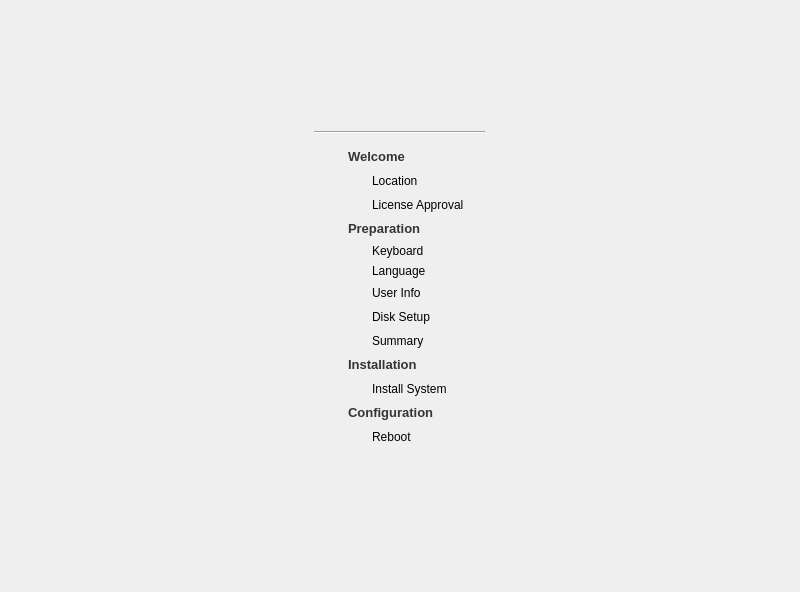
<?xml version="1.0" encoding="UTF-8"?>
<ui version="4.0">
 <class>Base</class>
 <widget class="QWidget" name="Base">
  <property name="geometry">
   <rect>
    <x>0</x>
    <y>0</y>
    <width>800</width>
    <height>592</height>
   </rect>
  </property>
  <property name="maximumSize">
   <size>
    <width>16777215</width>
    <height>16777215</height>
   </size>
  </property>
  <property name="windowTitle">
   <string>Installer</string>
  </property>
  <property name="styleSheet">
   <string notr="true"/>
  </property>
  <layout class="QHBoxLayout" name="horizontalLayout">
   <item>
    <widget class="QFrame" name="leftSidebar">
     <property name="sizePolicy">
      <sizepolicy hsizetype="Maximum" vsizetype="Preferred">
       <horstretch>200</horstretch>
       <verstretch>0</verstretch>
      </sizepolicy>
     </property>
     <property name="minimumSize">
      <size>
       <width>190</width>
       <height>0</height>
      </size>
     </property>
     <property name="styleSheet">
      <string notr="true"/>
     </property>
     <property name="frameShape">
      <enum>QFrame::NoFrame</enum>
     </property>
     <property name="frameShadow">
      <enum>QFrame::Plain</enum>
     </property>
     <property name="lineWidth">
      <number>0</number>
     </property>
     <layout class="QVBoxLayout" name="verticalLayout_2">
      <property name="rightMargin">
       <number>10</number>
      </property>
      <property name="bottomMargin">
       <number>0</number>
      </property>
      <item>
       <layout class="QHBoxLayout" name="horizontalLayout_3">
        <property name="topMargin">
         <number>15</number>
        </property>
        <property name="rightMargin">
         <number>0</number>
        </property>
        <property name="bottomMargin">
         <number>10</number>
        </property>
        <item>
         <spacer name="horizontalSpacer">
          <property name="orientation">
           <enum>Qt::Horizontal</enum>
          </property>
          <property name="sizeHint" stdset="0">
           <size>
            <width>40</width>
            <height>20</height>
           </size>
          </property>
         </spacer>
        </item>
        <item>
         <widget class="QLabel" name="topIcon">
          <property name="minimumSize">
           <size>
            <width>80</width>
            <height>80</height>
           </size>
          </property>
          <property name="maximumSize">
           <size>
            <width>80</width>
            <height>80</height>
           </size>
          </property>
          <property name="text">
           <string/>
          </property>
          <property name="pixmap">
           <pixmap>:/Images/images/install.png</pixmap>
          </property>
          <property name="scaledContents">
           <bool>true</bool>
          </property>
         </widget>
        </item>
        <item>
         <spacer name="horizontalSpacer_2">
          <property name="orientation">
           <enum>Qt::Horizontal</enum>
          </property>
          <property name="sizeHint" stdset="0">
           <size>
            <width>40</width>
            <height>20</height>
           </size>
          </property>
         </spacer>
        </item>
       </layout>
      </item>
      <item>
       <widget class="Line" name="line">
        <property name="orientation">
         <enum>Qt::Horizontal</enum>
        </property>
       </widget>
      </item>
      <item>
       <layout class="QGridLayout" name="gridLayout_2">
        <property name="leftMargin">
         <number>8</number>
        </property>
        <property name="topMargin">
         <number>8</number>
        </property>
        <property name="bottomMargin">
         <number>4</number>
        </property>
        <item row="0" column="0">
         <layout class="QGridLayout" name="gridLayout">
          <property name="leftMargin">
           <number>2</number>
          </property>
          <item row="0" column="0">
           <widget class="QLabel" name="welcomeIcon">
            <property name="minimumSize">
             <size>
              <width>18</width>
              <height>18</height>
             </size>
            </property>
            <property name="maximumSize">
             <size>
              <width>18</width>
              <height>18</height>
             </size>
            </property>
            <property name="text">
             <string/>
            </property>
           </widget>
          </item>
          <item row="0" column="1" colspan="2">
           <widget class="QLabel" name="label_2">
            <property name="text">
             <string>&lt;!DOCTYPE HTML PUBLIC &quot;-//W3C//DTD HTML 4.0//EN&quot; &quot;http://www.w3.org/TR/REC-html40/strict.dtd&quot;&gt;
&lt;html&gt;&lt;head&gt;&lt;meta name=&quot;qrichtext&quot; content=&quot;1&quot; /&gt;&lt;style type=&quot;text/css&quot;&gt;
p, li { white-space: pre-wrap; }
&lt;/style&gt;&lt;/head&gt;&lt;body style=&quot; font-family:'Sans Serif'; font-size:10pt; font-weight:400; font-style:normal;&quot;&gt;
&lt;p style=&quot; margin-top:0px; margin-bottom:0px; margin-left:0px; margin-right:0px; -qt-block-indent:0; text-indent:0px;&quot;&gt;&lt;span style=&quot; font-weight:600; color:#343434;&quot;&gt;Welcome&lt;/span&gt;&lt;/p&gt;&lt;/body&gt;&lt;/html&gt;</string>
            </property>
           </widget>
          </item>
          <item row="1" column="1">
           <widget class="QLabel" name="releaseIcon">
            <property name="minimumSize">
             <size>
              <width>18</width>
              <height>18</height>
             </size>
            </property>
            <property name="maximumSize">
             <size>
              <width>18</width>
              <height>18</height>
             </size>
            </property>
            <property name="text">
             <string/>
            </property>
           </widget>
          </item>
          <item row="1" column="2">
           <widget class="QLabel" name="label_3">
            <property name="text">
             <string>Location</string>
            </property>
           </widget>
          </item>
          <item row="2" column="1">
           <widget class="QLabel" name="licenseIcon">
            <property name="minimumSize">
             <size>
              <width>18</width>
              <height>18</height>
             </size>
            </property>
            <property name="maximumSize">
             <size>
              <width>18</width>
              <height>18</height>
             </size>
            </property>
            <property name="text">
             <string/>
            </property>
           </widget>
          </item>
          <item row="2" column="2">
           <widget class="QLabel" name="licenseLabel">
            <property name="text">
             <string>License Approval</string>
            </property>
           </widget>
          </item>
         </layout>
        </item>
        <item row="2" column="0">
         <layout class="QGridLayout" name="gridLayout_4">
          <property name="leftMargin">
           <number>2</number>
          </property>
          <item row="0" column="0">
           <widget class="QLabel" name="installationIcon">
            <property name="minimumSize">
             <size>
              <width>18</width>
              <height>18</height>
             </size>
            </property>
            <property name="maximumSize">
             <size>
              <width>18</width>
              <height>18</height>
             </size>
            </property>
            <property name="text">
             <string/>
            </property>
           </widget>
          </item>
          <item row="0" column="1" colspan="2">
           <widget class="QLabel" name="label_11">
            <property name="text">
             <string>&lt;!DOCTYPE HTML PUBLIC &quot;-//W3C//DTD HTML 4.0//EN&quot; &quot;http://www.w3.org/TR/REC-html40/strict.dtd&quot;&gt;
&lt;html&gt;&lt;head&gt;&lt;meta name=&quot;qrichtext&quot; content=&quot;1&quot; /&gt;&lt;style type=&quot;text/css&quot;&gt;
p, li { white-space: pre-wrap; }
&lt;/style&gt;&lt;/head&gt;&lt;body style=&quot; font-family:'Sans Serif'; font-size:10pt; font-weight:400; font-style:normal;&quot;&gt;
&lt;p style=&quot; margin-top:0px; margin-bottom:0px; margin-left:0px; margin-right:0px; -qt-block-indent:0; text-indent:0px;&quot;&gt;&lt;span style=&quot; font-weight:600; color:#343434;&quot;&gt;Installation&lt;/span&gt;&lt;/p&gt;&lt;/body&gt;&lt;/html&gt;</string>
            </property>
           </widget>
          </item>
          <item row="1" column="1">
           <widget class="QLabel" name="installSystemIcon">
            <property name="minimumSize">
             <size>
              <width>18</width>
              <height>18</height>
             </size>
            </property>
            <property name="maximumSize">
             <size>
              <width>18</width>
              <height>18</height>
             </size>
            </property>
            <property name="text">
             <string/>
            </property>
           </widget>
          </item>
          <item row="1" column="2">
           <widget class="QLabel" name="label_13">
            <property name="text">
             <string>Install System</string>
            </property>
           </widget>
          </item>
         </layout>
        </item>
        <item row="3" column="0">
         <layout class="QGridLayout" name="gridLayout_5">
          <property name="leftMargin">
           <number>2</number>
          </property>
          <item row="0" column="0">
           <widget class="QLabel" name="configurationIcon">
            <property name="minimumSize">
             <size>
              <width>18</width>
              <height>18</height>
             </size>
            </property>
            <property name="maximumSize">
             <size>
              <width>18</width>
              <height>18</height>
             </size>
            </property>
            <property name="text">
             <string/>
            </property>
           </widget>
          </item>
          <item row="0" column="1" colspan="2">
           <widget class="QLabel" name="label_14">
            <property name="text">
             <string>&lt;!DOCTYPE HTML PUBLIC &quot;-//W3C//DTD HTML 4.0//EN&quot; &quot;http://www.w3.org/TR/REC-html40/strict.dtd&quot;&gt;
&lt;html&gt;&lt;head&gt;&lt;meta name=&quot;qrichtext&quot; content=&quot;1&quot; /&gt;&lt;style type=&quot;text/css&quot;&gt;
p, li { white-space: pre-wrap; }
&lt;/style&gt;&lt;/head&gt;&lt;body style=&quot; font-family:'Sans Serif'; font-size:10pt; font-weight:400; font-style:normal;&quot;&gt;
&lt;p style=&quot; margin-top:0px; margin-bottom:0px; margin-left:0px; margin-right:0px; -qt-block-indent:0; text-indent:0px;&quot;&gt;&lt;span style=&quot; font-weight:600; color:#343434;&quot;&gt;Configuration&lt;/span&gt;&lt;/p&gt;&lt;/body&gt;&lt;/html&gt;</string>
            </property>
           </widget>
          </item>
          <item row="3" column="2">
           <widget class="QLabel" name="label_16">
            <property name="text">
             <string>Reboot</string>
            </property>
           </widget>
          </item>
          <item row="3" column="1">
           <widget class="QLabel" name="doneIcon">
            <property name="minimumSize">
             <size>
              <width>18</width>
              <height>18</height>
             </size>
            </property>
            <property name="maximumSize">
             <size>
              <width>18</width>
              <height>18</height>
             </size>
            </property>
            <property name="text">
             <string/>
            </property>
           </widget>
          </item>
         </layout>
        </item>
        <item row="4" column="0">
         <spacer name="verticalSpacer">
          <property name="orientation">
           <enum>Qt::Vertical</enum>
          </property>
          <property name="sizeHint" stdset="0">
           <size>
            <width>20</width>
            <height>40</height>
           </size>
          </property>
         </spacer>
        </item>
        <item row="0" column="1">
         <spacer name="horizontalSpacer_4">
          <property name="orientation">
           <enum>Qt::Horizontal</enum>
          </property>
          <property name="sizeType">
           <enum>QSizePolicy::Fixed</enum>
          </property>
          <property name="sizeHint" stdset="0">
           <size>
            <width>5</width>
            <height>20</height>
           </size>
          </property>
         </spacer>
        </item>
        <item row="5" column="0">
         <widget class="QLabel" name="buildSignatureLabel">
          <property name="text">
           <string/>
          </property>
          <property name="alignment">
           <set>Qt::AlignCenter</set>
          </property>
         </widget>
        </item>
        <item row="1" column="0">
         <layout class="QGridLayout" name="gridLayout_8">
          <property name="leftMargin">
           <number>2</number>
          </property>
          <item row="5" column="1">
           <widget class="QLabel" name="keyboardIcon">
            <property name="text">
             <string/>
            </property>
           </widget>
          </item>
          <item row="6" column="2">
           <widget class="QLabel" name="label_24">
            <property name="text">
             <string>Language</string>
            </property>
           </widget>
          </item>
          <item row="0" column="0">
           <widget class="QLabel" name="preparationIcon">
            <property name="minimumSize">
             <size>
              <width>18</width>
              <height>18</height>
             </size>
            </property>
            <property name="maximumSize">
             <size>
              <width>18</width>
              <height>18</height>
             </size>
            </property>
            <property name="text">
             <string/>
            </property>
           </widget>
          </item>
          <item row="6" column="1">
           <widget class="QLabel" name="localeIcon">
            <property name="text">
             <string/>
            </property>
           </widget>
          </item>
          <item row="7" column="2">
           <widget class="QLabel" name="label_15">
            <property name="text">
             <string>User Info</string>
            </property>
           </widget>
          </item>
          <item row="7" column="1">
           <widget class="QLabel" name="createuserIcon">
            <property name="minimumSize">
             <size>
              <width>18</width>
              <height>18</height>
             </size>
            </property>
            <property name="maximumSize">
             <size>
              <width>18</width>
              <height>18</height>
             </size>
            </property>
            <property name="text">
             <string/>
            </property>
           </widget>
          </item>
          <item row="10" column="2">
           <widget class="QLabel" name="label_21">
            <property name="text">
             <string>Summary</string>
            </property>
           </widget>
          </item>
          <item row="10" column="1">
           <widget class="QLabel" name="readyInstallIcon">
            <property name="minimumSize">
             <size>
              <width>18</width>
              <height>18</height>
             </size>
            </property>
            <property name="maximumSize">
             <size>
              <width>18</width>
              <height>18</height>
             </size>
            </property>
            <property name="text">
             <string/>
            </property>
           </widget>
          </item>
          <item row="8" column="1">
           <widget class="QLabel" name="partitioningIcon">
            <property name="minimumSize">
             <size>
              <width>18</width>
              <height>18</height>
             </size>
            </property>
            <property name="maximumSize">
             <size>
              <width>18</width>
              <height>18</height>
             </size>
            </property>
            <property name="text">
             <string/>
            </property>
           </widget>
          </item>
          <item row="5" column="2">
           <widget class="QLabel" name="keyboardLabel">
            <property name="text">
             <string>Keyboard</string>
            </property>
           </widget>
          </item>
          <item row="8" column="2">
           <widget class="QLabel" name="label_25">
            <property name="text">
             <string>Disk Setup</string>
            </property>
           </widget>
          </item>
          <item row="0" column="1" colspan="2">
           <widget class="QLabel" name="label_26">
            <property name="text">
             <string>&lt;!DOCTYPE HTML PUBLIC &quot;-//W3C//DTD HTML 4.0//EN&quot; &quot;http://www.w3.org/TR/REC-html40/strict.dtd&quot;&gt;
&lt;html&gt;&lt;head&gt;&lt;meta name=&quot;qrichtext&quot; content=&quot;1&quot; /&gt;&lt;style type=&quot;text/css&quot;&gt;
p, li { white-space: pre-wrap; }
&lt;/style&gt;&lt;/head&gt;&lt;body style=&quot; font-family:'Sans Serif'; font-size:10pt; font-weight:400; font-style:normal;&quot;&gt;
&lt;p style=&quot; margin-top:0px; margin-bottom:0px; margin-left:0px; margin-right:0px; -qt-block-indent:0; text-indent:0px;&quot;&gt;&lt;span style=&quot; font-weight:600; color:#343434;&quot;&gt;Preparation&lt;/span&gt;&lt;/p&gt;&lt;/body&gt;&lt;/html&gt;</string>
            </property>
           </widget>
          </item>
         </layout>
        </item>
       </layout>
      </item>
     </layout>
    </widget>
   </item>
  </layout>
 </widget>
 <resources/>
 <connections/>
</ui>
